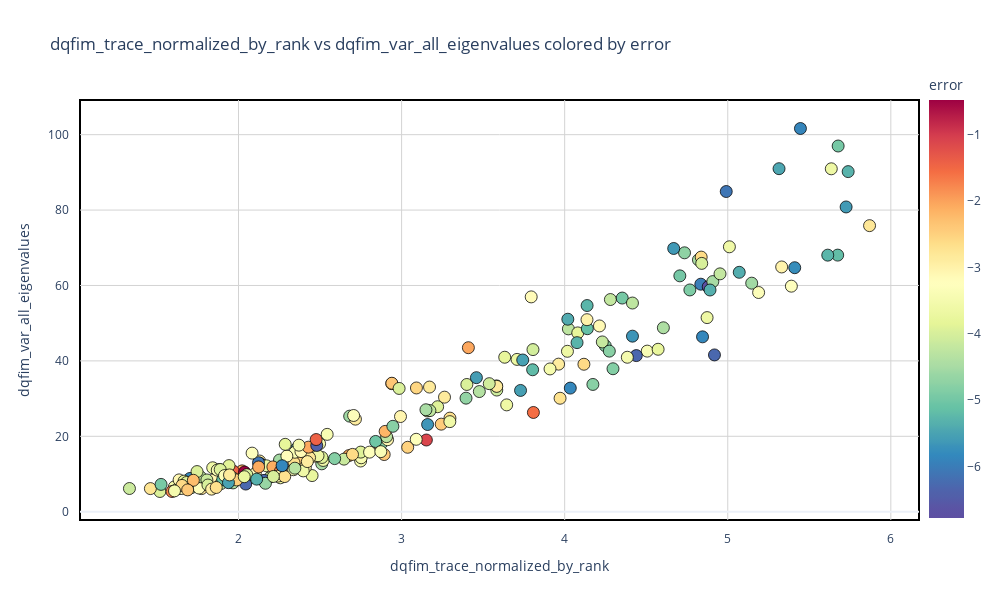

Notebook code for this chart:
### Code cell
fig = plot_two_metrics_with_color(
    df_final,
    x_qfim_type='dqfim',
   
    x_metric="trace_normalized_by_rank",
    y_qfim_type=None,
    y_metric="dqfim_var_all_eigenvalues",
    color_metric="error",
    add_trendline=False,
    # cmap_name="viridis",
    gamma=1.2,
    # log_x=True,
    # log_y=True,
)
fig.show()

### Figure 1 — Plotly figure (JSON) as saved in the notebook; plotly's stock layout.template omitted (floating-point values rounded to 4 significant figures; data arrays with more than 128 entries replaced by an {"elided": "..."} marker saying what was removed)
{"data": [{"customdata": {"elided": "220x1 str values"}, "hovertemplate": "dqfim_trace_normalized_by_rank=%{x}<br>dqfim_var_all_eigenvalues=%{y}<br>test_key=%{customdata[0]}<br>error=%{marker.color}<extra></extra>", "legendgroup": "", "marker": {"color": {"elided": "220 float values"}, "coloraxis": "coloraxis", "line": {"color": "black", "width": 0.75}, "size": 12, "symbol": "circle"}, "mode": "markers", "name": "", "orientation": "v", "showlegend": false, "type": "scatter", "x": {"elided": "220 float values"}, "xaxis": "x", "y": {"elided": "220 float values"}, "yaxis": "y"}], "layout": {"coloraxis": {"cmax": -0.4844, "cmin": -6.782, "colorbar": {"len": 1.1, "thickness": 35, "title": {"text": "error"}, "x": 1, "y": 0.53, "yanchor": "middle"}, "colorscale": {"elided": "100x2 mixed values"}}, "height": 600, "legend": {"tracegroupgap": 0}, "shapes": [{"layer": "below", "line": {"color": "black", "width": 2}, "type": "rect", "x0": 0, "x1": 1, "xref": "paper", "y0": 0, "y1": 1, "yref": "paper"}], "title": {"text": "dqfim_trace_normalized_by_rank vs dqfim_var_all_eigenvalues colored by error"}, "width": 1000, "xaxis": {"anchor": "y", "domain": [0, 1], "gridcolor": "lightgray", "gridwidth": 1, "showgrid": true, "ticklabelstandoff": 10, "title": {"text": "dqfim_trace_normalized_by_rank"}}, "yaxis": {"anchor": "x", "domain": [0, 1], "gridcolor": "lightgray", "gridwidth": 1, "showgrid": true, "ticklabelstandoff": 10, "title": {"text": "dqfim_var_all_eigenvalues"}}}}
